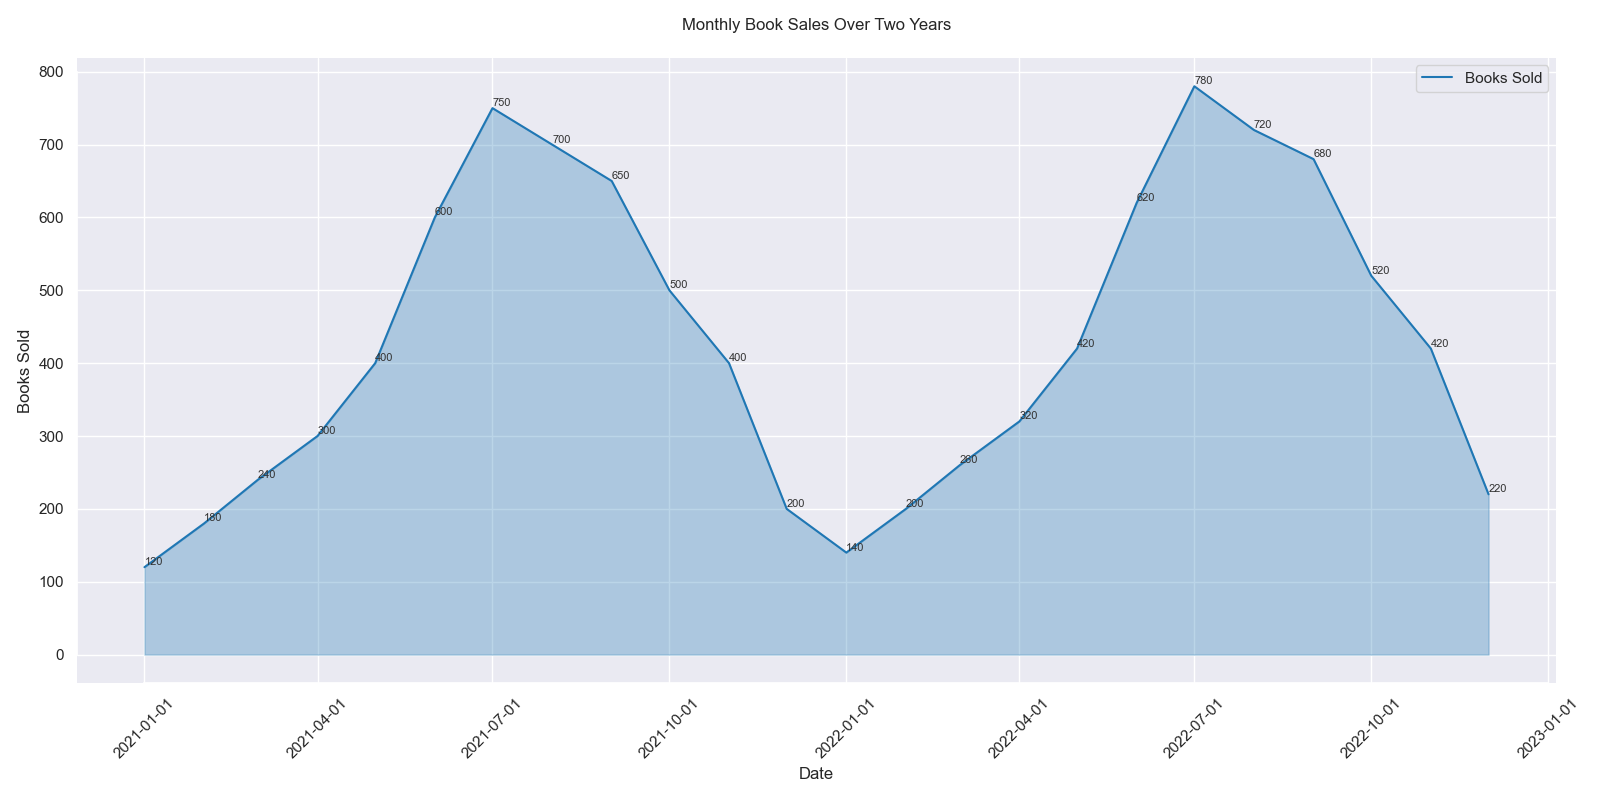

Write Python code to recreate this figure.

import seaborn as sns
import pandas as pd
import matplotlib.pyplot as plt

# Data
data = {
    'Date': ['2021-01-01', '2021-02-01', '2021-03-01', '2021-04-01', '2021-05-01',
             '2021-06-01', '2021-07-01', '2021-08-01', '2021-09-01', '2021-10-01',
             '2021-11-01', '2021-12-01', '2022-01-01', '2022-02-01', '2022-03-01',
             '2022-04-01', '2022-05-01', '2022-06-01', '2022-07-01', '2022-08-01',
             '2022-09-01', '2022-10-01', '2022-11-01', '2022-12-01'],
    'Books_Sold': [120, 180, 240, 300, 400, 600, 750, 700, 650, 500, 400, 200, 
                   140, 200, 260, 320, 420, 620, 780, 720, 680, 520, 420, 220]
}

df = pd.DataFrame(data)
df['Date'] = pd.to_datetime(df['Date'])

# Plot
plt.figure(figsize=(16, 8))
ax = sns.lineplot(x='Date', y='Books_Sold', data=df, color='#1f77b4', label='Books Sold')
ax.fill_between(df['Date'], df['Books_Sold'], color='#1f77b4', alpha=0.3)

# Annotations
for index, value in df.iterrows():
    ax.text(value['Date'], value['Books_Sold'], str(value['Books_Sold']), verticalalignment='bottom',
            horizontalalignment='left', color='#333333', fontsize=8)
    
# Aesthetics
plt.title('Monthly Book Sales Over Two Years', pad=20)
plt.xlabel('Date')
plt.ylabel('Books Sold')
sns.despine(trim=True)

# Display
plt.xticks(rotation=45)
plt.tight_layout()
plt.show()
